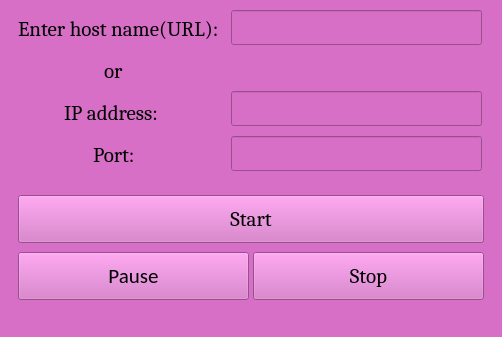
<?xml version="1.0" encoding="UTF-8"?>
<ui version="4.0">
 <class>MainWindow</class>
 <widget class="QMainWindow" name="MainWindow">
  <property name="geometry">
   <rect>
    <x>0</x>
    <y>0</y>
    <width>502</width>
    <height>337</height>
   </rect>
  </property>
  <property name="minimumSize">
   <size>
    <width>502</width>
    <height>337</height>
   </size>
  </property>
  <property name="maximumSize">
   <size>
    <width>502</width>
    <height>337</height>
   </size>
  </property>
  <property name="font">
   <font>
    <family>Cambria</family>
    <pointsize>16</pointsize>
   </font>
  </property>
  <property name="windowTitle">
   <string>DDOS Attack</string>
  </property>
  <property name="autoFillBackground">
   <bool>false</bool>
  </property>
  <property name="styleSheet">
   <string notr="true">background: rgb(214, 111, 197)</string>
  </property>
  <widget class="QWidget" name="centralwidget">
   <widget class="QLineEdit" name="URL_address">
    <property name="geometry">
     <rect>
      <x>231</x>
      <y>10</y>
      <width>251</width>
      <height>35</height>
     </rect>
    </property>
    <property name="minimumSize">
     <size>
      <width>45</width>
      <height>0</height>
     </size>
    </property>
    <property name="maximumSize">
     <size>
      <width>16777120</width>
      <height>16777167</height>
     </size>
    </property>
    <property name="font">
     <font>
      <family>Cambria</family>
      <pointsize>16</pointsize>
     </font>
    </property>
    <property name="text">
     <string/>
    </property>
   </widget>
   <widget class="QLabel" name="URL_label">
    <property name="geometry">
     <rect>
      <x>18</x>
      <y>18</y>
      <width>211</width>
      <height>22</height>
     </rect>
    </property>
    <property name="font">
     <font>
      <family>Cambria</family>
      <pointsize>16</pointsize>
     </font>
    </property>
    <property name="text">
     <string>Enter host name(URL):</string>
    </property>
   </widget>
   <widget class="QLabel" name="or_label">
    <property name="geometry">
     <rect>
      <x>104</x>
      <y>60</y>
      <width>26</width>
      <height>22</height>
     </rect>
    </property>
    <property name="font">
     <font>
      <family>Cambria</family>
      <pointsize>16</pointsize>
     </font>
    </property>
    <property name="text">
     <string>or</string>
    </property>
   </widget>
   <widget class="QLabel" name="IP_address_label">
    <property name="geometry">
     <rect>
      <x>64</x>
      <y>102</y>
      <width>105</width>
      <height>22</height>
     </rect>
    </property>
    <property name="font">
     <font>
      <family>Cambria</family>
      <pointsize>16</pointsize>
     </font>
    </property>
    <property name="text">
     <string>IP address:</string>
    </property>
   </widget>
   <widget class="QLineEdit" name="IP_address">
    <property name="geometry">
     <rect>
      <x>231</x>
      <y>91</y>
      <width>251</width>
      <height>35</height>
     </rect>
    </property>
    <property name="font">
     <font>
      <family>Cambria</family>
      <pointsize>16</pointsize>
     </font>
    </property>
    <property name="text">
     <string/>
    </property>
   </widget>
   <widget class="QLabel" name="Port_label">
    <property name="geometry">
     <rect>
      <x>93</x>
      <y>144</y>
      <width>47</width>
      <height>22</height>
     </rect>
    </property>
    <property name="font">
     <font>
      <family>Cambria</family>
      <pointsize>16</pointsize>
     </font>
    </property>
    <property name="text">
     <string>Port:</string>
    </property>
   </widget>
   <widget class="QLineEdit" name="Port">
    <property name="geometry">
     <rect>
      <x>231</x>
      <y>136</y>
      <width>251</width>
      <height>35</height>
     </rect>
    </property>
    <property name="font">
     <font>
      <family>Cambria</family>
      <pointsize>16</pointsize>
     </font>
    </property>
   </widget>
   <widget class="QPushButton" name="start_button">
    <property name="geometry">
     <rect>
      <x>18</x>
      <y>195</y>
      <width>466</width>
      <height>48</height>
     </rect>
    </property>
    <property name="font">
     <font>
      <family>Cambria</family>
      <pointsize>16</pointsize>
     </font>
    </property>
    <property name="text">
     <string>Start</string>
    </property>
   </widget>
   <widget class="QPushButton" name="pause_continue_button">
    <property name="geometry">
     <rect>
      <x>18</x>
      <y>252</y>
      <width>231</width>
      <height>48</height>
     </rect>
    </property>
    <property name="font">
     <font>
      <family>Calibri</family>
      <pointsize>16</pointsize>
     </font>
    </property>
    <property name="text">
     <string>Pause</string>
    </property>
   </widget>
   <widget class="QPushButton" name="stop_button">
    <property name="geometry">
     <rect>
      <x>253</x>
      <y>252</y>
      <width>231</width>
      <height>48</height>
     </rect>
    </property>
    <property name="font">
     <font>
      <family>Cambria</family>
      <pointsize>16</pointsize>
     </font>
    </property>
    <property name="text">
     <string>Stop</string>
    </property>
   </widget>
  </widget>
  <widget class="QStatusBar" name="statusbar"/>
 </widget>
 <resources/>
 <connections/>
</ui>
